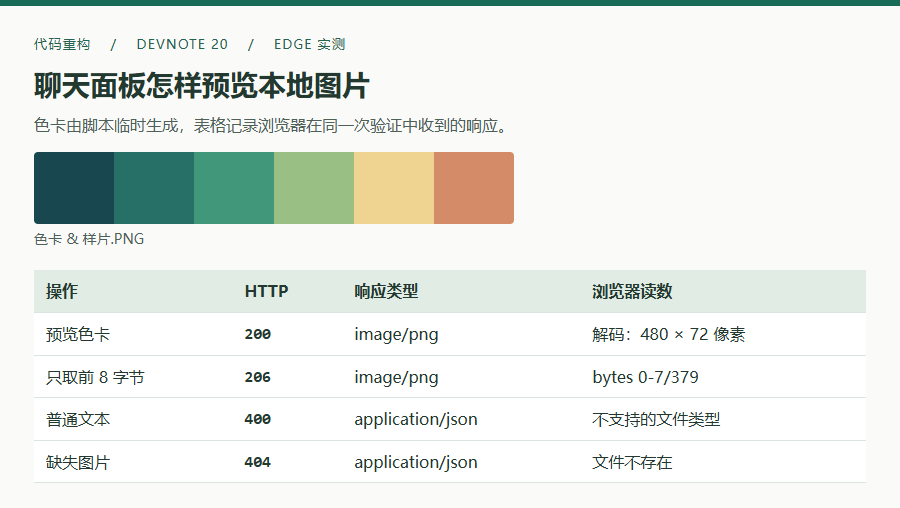

Write Python code to recreate this figure.
"""从仓库根目录直接运行。Edge 使用聊天面板的实际渲染函数；仅转发临时样本。"""
import asyncio
from pathlib import Path
import re
import sys
from tempfile import TemporaryDirectory

from fastapi import FastAPI
import httpx
from PIL import Image, ImageDraw
from playwright.async_api import async_playwright

ROOT = Path(__file__).resolve().parents[2]
sys.path.insert(0, str(ROOT / "backend"))
from api.local_images import router

ORIGIN = "http://127.0.0.1"
URL = "/api/local-file"
REPORT = """<!doctype html><html lang="zh-CN"><meta charset="UTF-8"><style>
*{box-sizing:border-box}body{margin:0;background:#fafbf9;color:#233930;font:16px/1.6 "Microsoft YaHei",sans-serif}
main{padding:24px 34px;border-top:6px solid #176b57}small{color:#24634e;letter-spacing:1px}
h1{font-size:28px;margin:6px 0}p{margin:4px 0 14px;color:#4d6158}figure{margin:0 0 20px}
img{display:block;border-radius:4px}figcaption{font-size:14px;color:#4d6158;margin-top:4px}
table{border-collapse:collapse;width:100%;background:white}td,th{padding:8px 12px;border-bottom:1px solid #d8e4dc;text-align:left}
th{background:#e0ece4}td:nth-child(2){font:600 16px monospace}</style>
<main><small>代码重构　 /　 DEVNOTE 20　 /　 EDGE 实测</small><h1>聊天面板怎样预览本地图片</h1>
<p>色卡由脚本临时生成，表格记录浏览器在同一次验证中收到的响应。</p>
<figure><div id="chatFileView"></div><figcaption></figcaption></figure>
<table><thead><tr><th>操作</th><th>HTTP</th><th>响应类型</th><th>浏览器读数</th></tr></thead><tbody></tbody></table></main></html>"""


async def capture(folder):
    sample = folder / "色卡 & 样片.PNG"
    unsupported = folder / "note.txt"
    missing = folder / "missing.png"
    sheet = Image.new("RGB", (480, 72))
    brush = ImageDraw.Draw(sheet)
    for i, color in enumerate(("#194750", "#267067", "#419779", "#9abf85", "#efd390", "#d48c68")):
        brush.rectangle((80*i, 0, 80*i+79, 71), fill=color)
    sheet.save(sample)
    unsupported.write_text("DevNote 20", encoding="utf8")

    src = (ROOT / "frontend/app.js").read_text(encoding="utf8")
    functions = "\n".join(re.search(rf"^function {name}\(.*?^\}}", src, re.M | re.S).group()
                          for name in ("escapeHtml", "_renderChatFileBody"))
    app = FastAPI()
    app.include_router(router)
    async with httpx.AsyncClient(transport=httpx.ASGITransport(app=app), base_url=ORIGIN) as client, \
            async_playwright() as pw:
        browser = await pw.chromium.launch(channel="msedge")
        page = await browser.new_page(viewport={"width": 900, "height": 600})
        async def forward(route):
            req = route.request
            if req.url == ORIGIN + "/":
                return await route.fulfill(content_type="text/html; charset=utf-8", body=REPORT)
            url = httpx.URL(req.url)
            if (req.method != "GET" or not req.url.startswith(ORIGIN + URL + "?") or
                    url.params.get("path") not in {str(sample), str(unsupported), str(missing)}):
                return await route.abort()
            headers = {"Range": req.headers["range"]} if "range" in req.headers else {}
            r = await client.get(req.url, headers=headers)
            await route.fulfill(status=r.status_code, headers=dict(r.headers), body=r.content)
        await page.route("**/*", forward)
        await page.goto(ORIGIN + "/")
        await page.add_script_tag(content=functions)
        async with page.expect_response(lambda r: r.url.startswith(ORIGIN + URL)) as pending:
            await page.evaluate("data => _renderChatFileBody({loaded:data})",
                                {"kind": "image", "filename": sample.name, "path": str(sample)})
        preview = await pending.value
        assert preview.status == 200 and await preview.body() == sample.read_bytes()
        assert preview.headers["content-type"] == "image/png"
        size = await page.locator("#chatFileView img").evaluate(
            "async img=>{await img.decode(); return [img.naturalWidth,img.naturalHeight]}")
        assert size == [480, 72]
        await page.locator("figcaption").evaluate("(el,s)=>el.textContent=s", sample.name)
        rows = [["预览色卡", preview.status, preview.headers["content-type"], f"解码：{size[0]} × {size[1]} 像素"]]
        partial = await page.evaluate("""async () => {
            const r=await fetch(document.querySelector('img').src, {headers:{Range:'bytes=0-7'}});
            return [r.status,r.headers.get('content-type'),r.headers.get('content-range'),
                    Array.from(new Uint8Array(await r.arrayBuffer()))]}""")
        assert partial == [206, "image/png", f"bytes 0-7/{sample.stat().st_size}", list(sample.read_bytes()[:8])]
        rows.append(["只取前 8 字节", *partial[:3]])
        for name, path, status, detail in [("普通文本", unsupported, 400, "不支持的文件类型"),
                                           ("缺失图片", missing, 404, "文件不存在")]:
            actual = await page.evaluate("""async p => {
                const r=await fetch('/api/local-file?path='+encodeURIComponent(p));
                return [r.status,r.headers.get('content-type'),(await r.json()).detail]}""", str(path))
            assert actual == [status, "application/json", detail]
            rows.append([name, *actual])
        await page.evaluate("""rows=>{for(const fields of rows){const tr=document.querySelector('tbody').insertRow();
            for(const field of fields)tr.insertCell().textContent=field}}""", rows)
        await page.locator("main").screenshot(path=str(Path(__file__).with_suffix(".png")))
        await browser.close()
        print("Edge: decoded 480x72; original PNG and range matched; HTTP 200/206/400/404")


if __name__ == "__main__":
    with TemporaryDirectory() as temp:
        asyncio.run(capture(Path(temp)))
